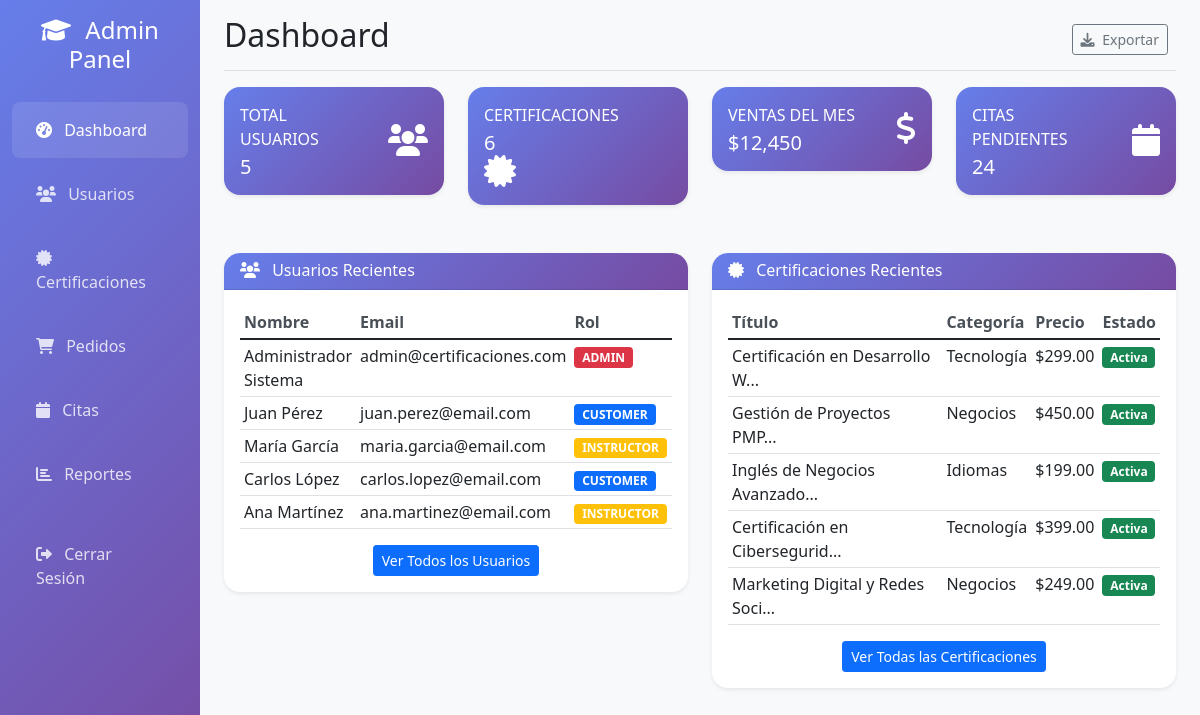
The page / on the database its author committed.
### tables this page shows
CREATE TABLE users (
    id INT AUTO_INCREMENT PRIMARY KEY,
    email VARCHAR(255) UNIQUE NOT NULL,
    password_hash VARCHAR(255) NOT NULL,
    first_name VARCHAR(100) NOT NULL,
    last_name VARCHAR(100) NOT NULL,
    phone VARCHAR(20),
    date_of_birth DATE,
    country VARCHAR(100),
    city VARCHAR(100),
    address TEXT,
    role ENUM('CUSTOMER', 'INSTRUCTOR', 'ADMIN') DEFAULT 'CUSTOMER',
    email_verified BOOLEAN DEFAULT FALSE,
    email_verification_token VARCHAR(255),
    password_reset_token VARCHAR(255),
    password_reset_expires TIMESTAMP NULL,
    is_active BOOLEAN DEFAULT TRUE,
    created_at TIMESTAMP DEFAULT CURRENT_TIMESTAMP,
    updated_at TIMESTAMP DEFAULT CURRENT_TIMESTAMP ON UPDATE CURRENT_TIMESTAMP,
    INDEX idx_email (email),
    INDEX idx_role (role),
    INDEX idx_active (is_active)
);

CREATE TABLE certifications (
    id INT AUTO_INCREMENT PRIMARY KEY,
    category_id INT,
    title VARCHAR(255) NOT NULL,
    description TEXT NOT NULL,
    detailed_description LONGTEXT,
    price DECIMAL(10,2) NOT NULL,
    duration_hours INT NOT NULL,
    difficulty_level ENUM('BEGINNER', 'INTERMEDIATE', 'ADVANCED') DEFAULT 'BEGINNER',
    language VARCHAR(10) DEFAULT 'es',
    certificate_type ENUM('COMPLETION', 'ACHIEVEMENT', 'PROFESSIONAL') DEFAULT 'COMPLETION',
    image_url VARCHAR(500),
    syllabus_url VARCHAR(500),
    prerequisites TEXT,
    learning_objectives TEXT,
    is_active BOOLEAN DEFAULT TRUE,
    featured BOOLEAN DEFAULT FALSE,
    created_at TIMESTAMP DEFAULT CURRENT_TIMESTAMP,
    updated_at TIMESTAMP DEFAULT CURRENT_TIMESTAMP ON UPDATE CURRENT_TIMESTAMP,
    FOREIGN KEY (category_id) REFERENCES certification_categories(id) ON DELETE SET NULL,
    INDEX idx_category (category_id),
    INDEX idx_active (is_active),
    INDEX idx_featured (featured),
    INDEX idx_difficulty (difficulty_level)
);

CREATE TABLE certification_categories (
    id INT AUTO_INCREMENT PRIMARY KEY,
    name VARCHAR(100) NOT NULL,
    description TEXT,
    icon VARCHAR(50),
    is_active BOOLEAN DEFAULT TRUE,
    created_at TIMESTAMP DEFAULT CURRENT_TIMESTAMP,
    updated_at TIMESTAMP DEFAULT CURRENT_TIMESTAMP ON UPDATE CURRENT_TIMESTAMP
);

### index.php (the view, shortened to what the rows shown need)
<?php
include_once 'models/User.php';
include_once 'models/Certification.php';
$database = new Database();
$db = $database->getConnection();
$user = new User($db);
$certification = new Certification($db);
$recent_users_stmt = $user->read();
$recent_users = $recent_users_stmt->fetchAll(PDO::FETCH_ASSOC);
$recent_users = array_slice($recent_users, 0, 5);
$recent_certifications_stmt = $certification->read();
$recent_certifications = $recent_certifications_stmt->fetchAll(PDO::FETCH_ASSOC);
$recent_certifications = array_slice($recent_certifications, 0, 5);
?>
<!DOCTYPE html>
<html lang="es">
<head>
    <link href="https://cdn.jsdelivr.net/npm/bootstrap@5.1.3/dist/css/bootstrap.min.css" rel="stylesheet">
    <link href="https://cdnjs.cloudflare.com/ajax/libs/font-awesome/6.0.0/css/all.min.css" rel="stylesheet">
</head>
<body class="bg-light">
    <div class="container-fluid">
        <div class="row">
            <main class="col-md-9 ms-sm-auto col-lg-10 px-md-4">
                <div class="d-flex justify-content-between flex-wrap flex-md-nowrap align-items-center pt-3 pb-2 mb-3 border-bottom">
                    <h1 class="h2">Dashboard</h1>
                </div>
                <div class="row">
                    <div class="col-lg-6 mb-4">
                        <div class="card">
                            <div class="card-body">
                                <div class="table-responsive">
                                    <table class="table table-sm">
                                        <thead>
                                            <tr>
                                                <th>Nombre</th>
                                                <th>Email</th>
                                                <th>Rol</th>
                                            </tr>
                                        </thead>
                                        <tbody>
                                            <?php foreach($recent_users as $user_item): ?>
                                            <tr>
                                                <td><?php echo htmlspecialchars($user_item['first_name'] . ' ' . $user_item['last_name']); ?></td>
                                                <td><?php echo htmlspecialchars($user_item['email']); ?></td>
                                                <td>
                                                    <span class="badge bg-<?php echo $user_item['role'] == 'ADMIN' ? 'danger' : ($user_item['role'] == 'INSTRUCTOR' ? 'warning' : 'primary'); ?>">
                                                        <?php echo htmlspecialchars($user_item['role']); ?>
                                                    </span>
                                                </td>
                                            </tr>
                                            <?php endforeach; ?>
                                        </tbody>
                                    </table>
                                </div>
                            </div>
                        </div>
                    </div>
                    <div class="col-lg-6 mb-4">
                        <div class="card">
                            <div class="card-body">
                                <div class="table-responsive">
                                    <table class="table table-sm">
                                        <thead>
                                            <tr>
                                                <th>Título</th>
                                                <th>Categoría</th>
                                                <th>Precio</th>
                                                <th>Estado</th>
                                            </tr>
                                        </thead>
                                        <tbody>
                                            <?php foreach($recent_certifications as $cert): ?>
                                            <tr>
                                                <td><?php echo htmlspecialchars(substr($cert['title'], 0, 30)) . '...'; ?></td>
                                                <td><?php echo htmlspecialchars($cert['category_name'] ?? 'Sin categoría'); ?></td>
                                                <td>$<?php echo number_format($cert['price'], 2); ?></td>
                                                <td>
                                                    <span class="badge bg-<?php echo $cert['is_active'] ? 'success' : 'secondary'; ?>">
                                                        <?php echo $cert['is_active'] ? 'Activa' : 'Inactiva'; ?>
                                                    </span>
                                                </td>
                                            </tr>
                                            <?php endforeach; ?>
                                        </tbody>
                                    </table>
                                </div>
                            </div>
                        </div>
                    </div>
                </div>
            </main>
        </div>
    </div>
</body>
</html>

### rows shown on the page
users: first_name+last_name "Administrador Sistema", email "admin@certificaciones.com", role "ADMIN"
users: first_name+last_name "Juan Pérez", email "juan.perez@email.com", role "CUSTOMER"
users: first_name+last_name "María García", email "maria.garcia@email.com", role "INSTRUCTOR"
users: first_name+last_name "Carlos López", email "carlos.lopez@email.com", role "CUSTOMER"
users: first_name+last_name "Ana Martínez", email "ana.martinez@email.com", role "INSTRUCTOR"
certifications: title "Certificación en Desarrollo W", category.name "Tecnología", price "299.00", is_active "Activa"
certifications: title "Gestión de Proyectos PMP", category.name "Negocios", price "450.00", is_active "Activa"
certifications: title "Inglés de Negocios Avanzado", category.name "Idiomas", price "199.00", is_active "Activa"
certifications: title "Certificación en Cibersegurid", category.name "Tecnología", price "399.00", is_active "Activa"
certifications: title "Marketing Digital y Redes Soci", category.name "Negocios", price "249.00", is_active "Activa"

### other values the page prints
$total_users "5"
$total_certifications "6"
